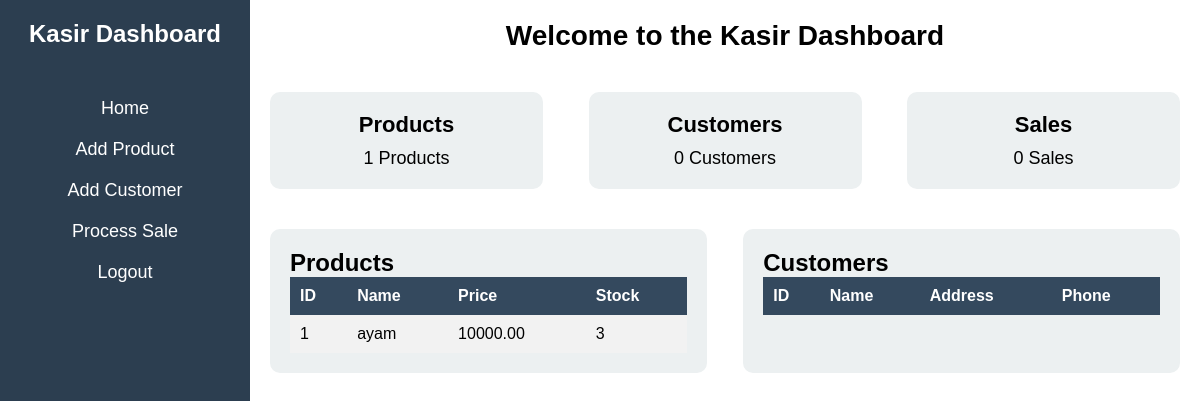
Screenshot of /LSPAfdhal/Layout/index.php (signed in) with the database file from the repository.
### tables this page shows
CREATE TABLE `produk` (
  `ProdukID` int(11) NOT NULL,
  `NamaProduk` varchar(255) NOT NULL,
  `Harga` decimal(10,2) NOT NULL,
  `Stok` int(11) NOT NULL
);

### LSPAfdhal/Layout/index.php (the view, shortened to what this page needs)
<?php
$conn = new mysqli('localhost', 'root', '', 'kasir');
$products = $conn->query("SELECT * FROM produk");
$customers = $conn->query("SELECT * FROM pelanggan");
$sales = $conn->query("SELECT * FROM penjualan");
?>
<!DOCTYPE html>
<html lang="en">
<head>
    <link rel="stylesheet" href="index.css">
</head>
<body>
    <div class="sidebar">
        <h2>Kasir Dashboard</h2>
        <ul>
            <li><a href="index.php">Home</a></li>
            <li><a href="add_product.php">Add Product</a></li>
            <li><a href="add_customer.php">Add Customer</a></li>
            <li><a href="process_sale.php">Process Sale</a></li>
            <li><a href="logout.php">Logout</a></li>
        </ul>
    </div>
    <div class="main-content">
        <div class="header">
            <h1>Welcome to the Kasir Dashboard</h1>
        </div>
        <div class="stats">
            <div class="stat-box">
                <h3>Products</h3>
                <p><?php echo $products->num_rows; ?> Products</p>
            </div>
            <div class="stat-box">
                <h3>Customers</h3>
                <p><?php echo $customers->num_rows; ?> Customers</p>
            </div>
            <div class="stat-box">
                <h3>Sales</h3>
                <p><?php echo $sales->num_rows; ?> Sales</p>
            </div>
        </div>
        <div class="tables">
            <div class="table-container">
                <h2>Products</h2>
                <table>
                    <tr>
                        <th>ID</th>
                        <th>Name</th>
                        <th>Price</th>
                        <th>Stock</th>
                    </tr>
                    <?php while($row = $products->fetch_assoc()): ?>
                    <tr>
                        <td><?php echo $row['ProdukID']; ?></td>
                        <td><?php echo $row['NamaProduk']; ?></td>
                        <td><?php echo $row['Harga']; ?></td>
                        <td><?php echo $row['Stok']; ?></td>
                    </tr>
                    <?php endwhile; ?>
                </table>
            </div>
            <div class="table-container">
                <h2>Customers</h2>
                <table>
                    <tr>
                        <th>ID</th>
                        <th>Name</th>
                        <th>Address</th>
                        <th>Phone</th>
                    </tr>
                </table>
            </div>
        </div>
    </div>
</body>
</html>

### LSPAfdhal/Layout/index.css (style rules this page uses)
* { margin: 0; padding: 0; box-sizing: border-box; }
body { font-family: Arial, sans-serif; display: flex; }
.sidebar { width: 250px; background-color: #2c3e50; color: white; height: 100vh; padding: 20px; position: fixed; }
.sidebar h2 { text-align: center; margin-bottom: 40px; font-size: 24px; }
.sidebar ul { list-style: none; }
.sidebar ul li { padding: 10px; text-align: center; }
.sidebar ul li a { color: white; text-decoration: none; display: block; font-size: 18px; }
.main-content { margin-left: 250px; padding: 20px; width: 100%; }
.header h1 { text-align: center; font-size: 28px; margin-bottom: 40px; }
.stats { display: flex; justify-content: space-between; margin-bottom: 40px; }
.stat-box { background-color: #ecf0f1; padding: 20px; text-align: center; width: 30%; border-radius: 10px; }
.stat-box h3 { font-size: 22px; margin-bottom: 10px; }
.stat-box p { font-size: 18px; }
.tables { display: flex; justify-content: space-between; }
.table-container { width: 48%; background-color: #ecf0f1; padding: 20px; border-radius: 10px; }
table { width: 100%; border-collapse: collapse; }
table th, table td { padding: 10px; text-align: left; }
table th { background-color: #34495e; color: white; }
table tr:nth-child(even) { background-color: #f2f2f2; }
a { color: #3498db; text-decoration: none; font-size: 16px; }

### rows the page displays
produk: ProdukID "1", NamaProduk "ayam", Harga "10000.00", Stok "3"

### other values shown
$products->num_rows "1"
$customers->num_rows "0"
$sales->num_rows "0"
